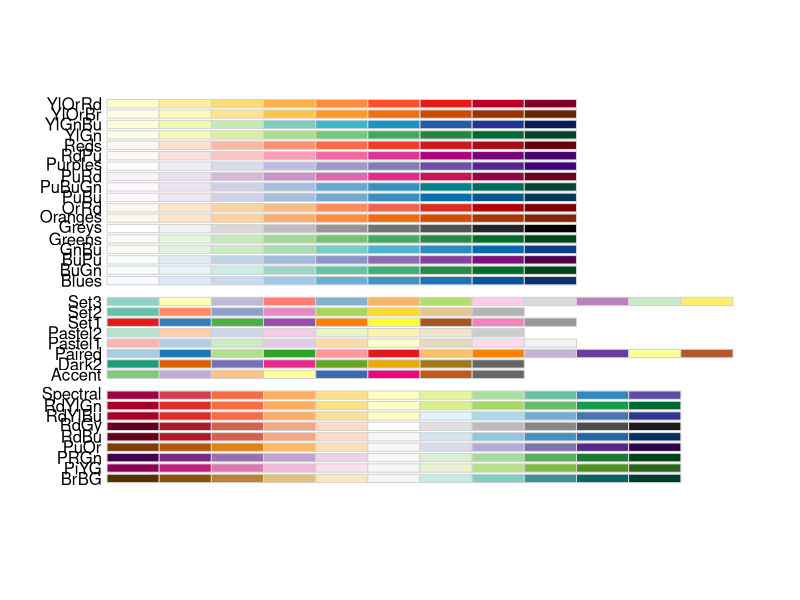

Source code (R): (Note: this script raises an error after producing the figure.)
# diagrammata
library(ggthemes)
library(RColorBrewer)
library(corrplot)
library(rstatix)


display.brewer.all()
str(bank2)
bank2%>%ggplot(aes(x=age))+geom_density()+facet_grid(.~y) #density of age by yes and no
bank2%>%ggplot(aes(x=age,color=y))+geom_density()
bank2%>%ggplot(aes(x=duration,color=y))+geom_density() #density duration by yes and no

bank2%>%ggplot(aes(job,fill=y))+geom_bar(stat = "count",position = "dodge")+theme(axis.text.x=element_text(angle = 45,hjust = 1,vjust = 1))
bp<-data.frame(prop.table(table(bank2$job,bank2$y))) #each line percentage from the whole set
names(bp)<-c("job","y","prop")
bp%>%ggplot(aes(x=job,y=prop,fill=y))+geom_bar(stat = "identity",position = "dodge")+theme(axis.text.x=element_text(angle = 45,hjust = 1,vjust = 1))

bp1<-data.frame(prop.table(table(bank2$job,bank2$y),1)) #se kathe grammi deixnei to pososto yes kai no entos toy ekastote level tou job
names(bp1)<-c("job","y","prop")
bp1%>%ggplot(aes(x=job,y=prop,fill=y))+geom_bar(stat = "identity",position = "stack")+theme_solarized(light=FALSE)+theme(axis.text.x=element_text(angle = 45,hjust = 1,vjust = 1))+scale_fill_brewer(palette = "BrBG")

bp2<-data.frame(prop.table(table(bank2$month,bank2$y),1))#se kathe grammi deixnei to pososto yes kai no entos toy ekastote level tou month
names(bp2)<-c("month","y","prop")
bp2%>%ggplot(aes(x=month,y=prop,fill=y))+geom_bar(stat = "identity",position = "stack")+theme_solarized(light=FALSE)+theme(axis.text.x=element_text(angle = 45,hjust = 1,vjust = 1))+scale_fill_brewer(palette = "BrBG")

#bp4 y by day 
bp4<-data.frame(prop.table(table(bank2$day_of_week,bank2$y),1))
names(bp4)<-c("day_of_week","y","prop")
bp4%>%ggplot(aes(x=day_of_week,y=prop,fill=y))+geom_bar(stat = "identity",position = "stack")+theme_solarized(light=FALSE)+theme(axis.text.x=element_text(angle = 45,hjust = 1,vjust = 1))+scale_fill_brewer(palette = "BrBG")

#bp5 default by y
bp5<-data.frame(prop.table(table(bank2$default,bank2$y),1))
names(bp5)<-c("default","y","prop")  
bp5%>%ggplot(aes(x=default,y=prop,fill=y))+geom_bar(stat = "identity",position = "stack")+theme_solarized(light=FALSE)+theme(axis.text.x=element_text(angle = 45,hjust = 1,vjust = 1))+scale_fill_brewer(palette = "BrBG")

#more visualizations
bank2%>%ggplot(aes(x=cons.price.idx,color=y))+geom_density()
bank2%>%ggplot(aes(x=cons.conf.idx,color=y))+geom_density()
bank2%>%ggplot(aes(y=cons.price.idx))+geom_boxplot(aes(xmin=-25,xmax=25))
bank2%>%ggplot(aes(y=cons.conf.idx))+geom_boxplot(aes(xmin=-25,xmax=25))

bp3<-data.frame(prop.table(table(bank2$poutcome,bank2$y)))# previous outcome by yes no
names(bp3)<-c("poutcome","y","prop")
bp3%>%ggplot(aes(x=poutcome,y=prop,fill=y))+geom_bar(stat = "identity", position="stack")+theme_solarized(light=FALSE)+theme(axis.text.x=element_text(angle = 45,hjust = 1,vjust = 1))+scale_fill_brewer(palette = "BrBG")

# y vs euribor3m
bank2%>%ggplot(aes(x=euribor3m,color=y))+geom_density()
bank2%>%ggplot(aes(x=cons.price.idx,y=cons.conf.idx,color=y,size=age))+geom_point(position = "jitter")+scale_color_hue(l=40,c=20)
?geom_point

#duration by y !!!!
bank2 %>% ggplot(aes(x=y,y=duration,colour=duration>mean(duration)))+geom_point()+geom_hline(yintercept=mean(bank2$duration),lty=5)+annotate(geom="text",y=mean(bank2$duration,na.rm = T)+100,x=2.5,label="AVG",fontface=2)+labs(title = "Duration VS Y",subtitle = "Thomas Goudelas" ,x = "Loan", color = "Duration bigger than mean duration",caption = "Bank statistic") +
scale_color_manual(labels = c("LESSER THAN AVG", "GREATER THAN AVG"), values = c("blue", "red"))
?annotate

#correlations
cor1<-cor(bank2[,c("duration","cons.price.idx","cons.conf.idx","euribor3m","nr.employed")])
corrplot(cor1) # correlations heatmap me orisma to cor
cor_pmat(bank2[,c("duration","cons.price.idx","cons.conf.idx","euribor3m","nr.employed")])
cor_plot(cor_mat(bank2[,c("duration","cons.price.idx","cons.conf.idx","euribor3m","nr.employed")])) #better correlations heatmap with insignificant 


